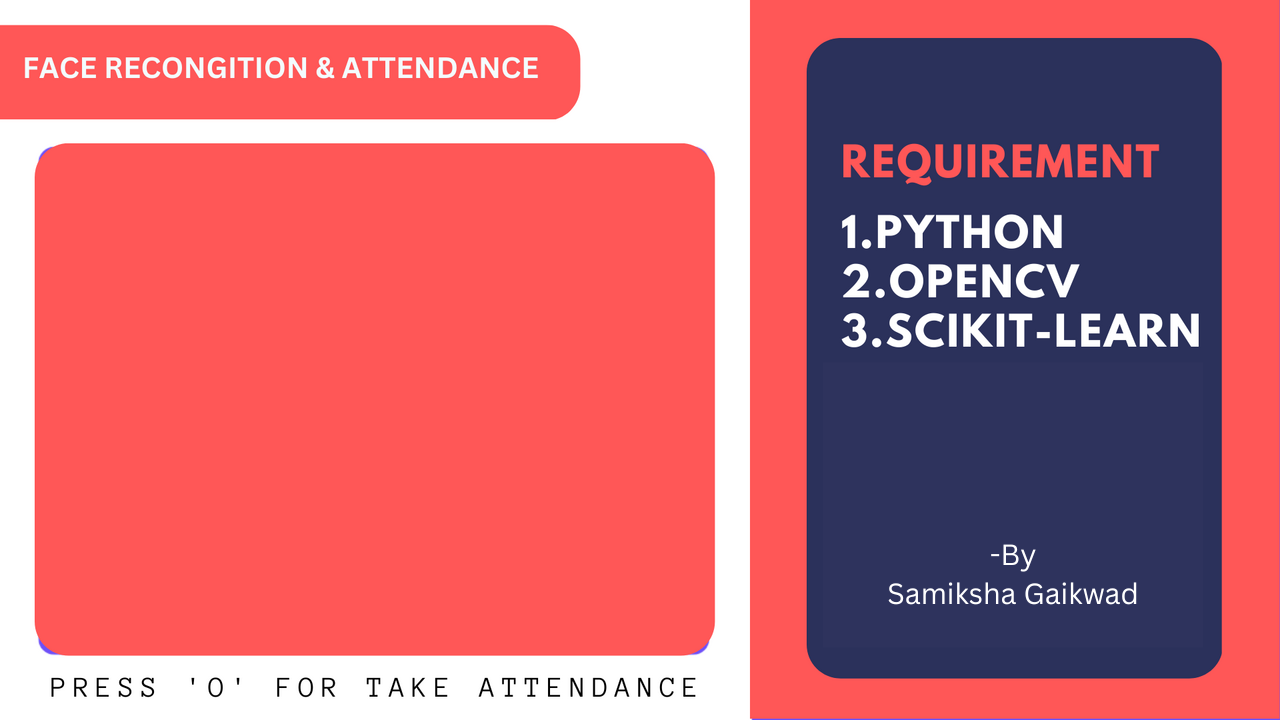
#> input picture background.png, 1280 x 720 px
$ python test.py
#> lines starting #> are read from the running program, lines starting #| are printed output that depends on the picture
from sklearn.neighbors import KNeighborsClassifier
import cv2
import pickle
import numpy as np
import os
import csv
import time
import datetime


from win32com.client import Dispatch

def speak(str1):
    speak=Dispatch(("SAPI.SpVoice"))
    speak.Speak(str1)

video = cv2.VideoCapture(0)

facedetect = cv2.CascadeClassifier(r'Data/haarcascade_frontalface_default.xml')

with open('Data/names.pkl', 'rb') as f:
#> (reads Data/names.pkl from the repository)
        LABELS = pickle.load(f)

with open('Data/faces_data.pkl', 'rb') as f:
#> (reads Data/faces_data.pkl from the repository)
        FACES = pickle.load(f)

# Convert to numpy arrays and match lengths
FACES = np.array(FACES)
LABELS = np.array(LABELS)
min_len = min(len(FACES), len(LABELS))
FACES = FACES[:min_len]
LABELS = LABELS[:min_len]

# Set n_neighbors based on available samples
n_neighbors = min(5, len(FACES))

IMG_SIZE = 50

knn = KNeighborsClassifier(n_neighbors=n_neighbors)
knn.fit(FACES, LABELS)


imgBackground = cv2.imread('background.png')
#> imgBackground is the input picture: shape (720, 1280, 3); mean B, G, R 116.4, 105, 198.2

COL_NAMES = ['NAME', "TIME"]


while True:
    ret, frame = video.read()
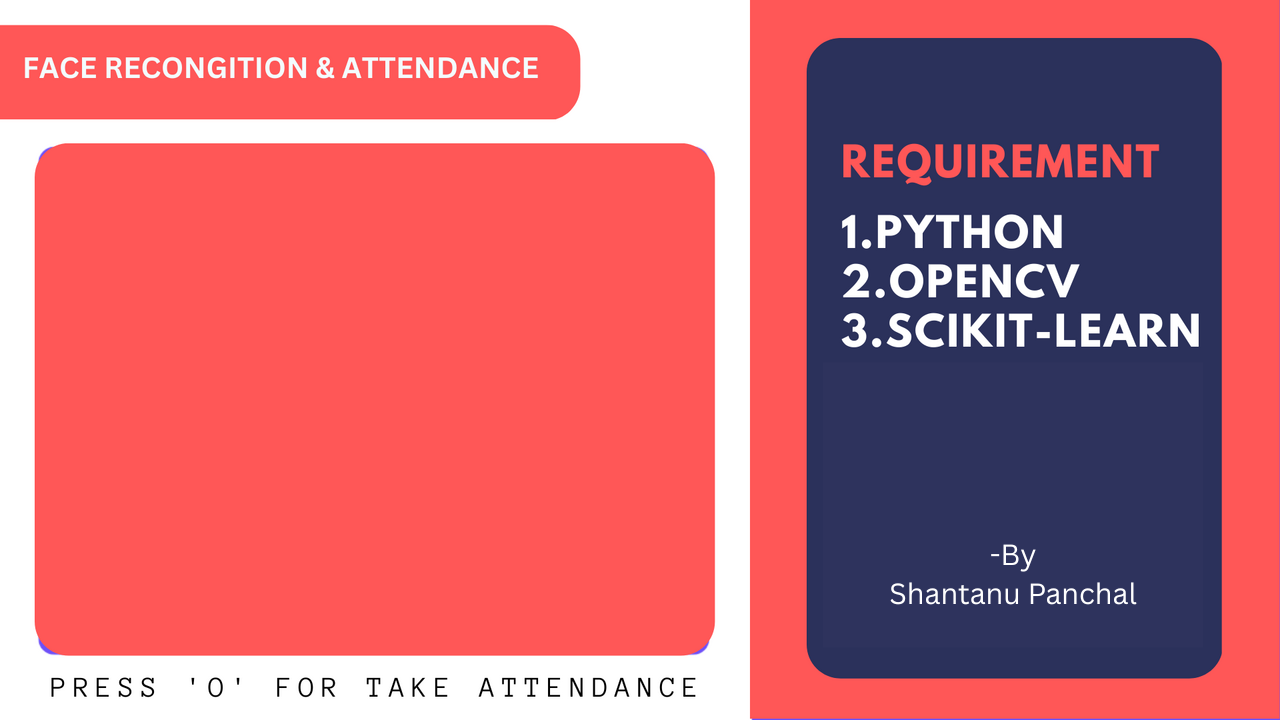
#> input picture ShantanuPanchal.png, 1280 x 720 px, given in place of the camera
#> frame is the input picture: shape (720, 1280, 3); mean B, G, R 116.4, 105, 198.1

    gray = cv2.cvtColor(frame, cv2.COLOR_BGR2GRAY)
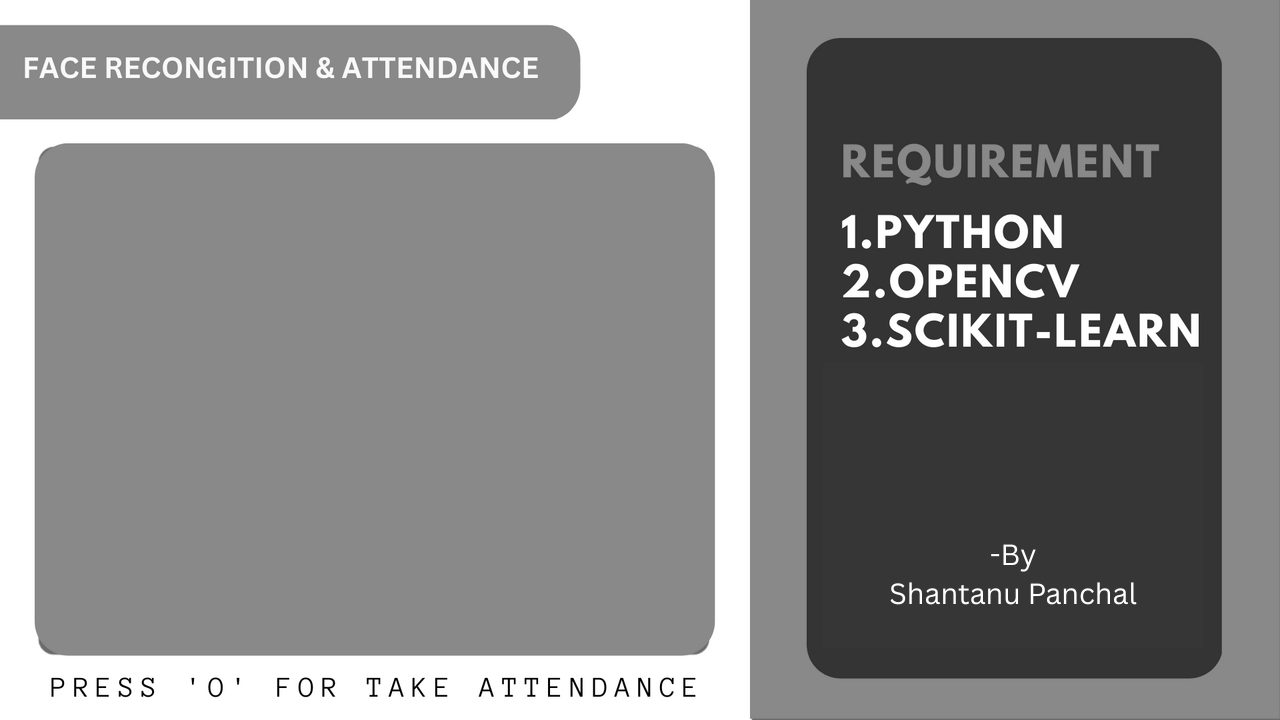
#> gray: shape (720, 1280); min 0, max 255, mean 134
    faces = facedetect.detectMultiScale(gray, 1.3, 5)
#> faces = ()

    for (x, y, w, h) in faces:
        crop_img = frame[y:y+h, x:x+w, : ]
        gray_crop = cv2.cvtColor(crop_img, cv2.COLOR_BGR2GRAY)
        resized_img = cv2.resize(gray_crop, (50, 50)).flatten().reshape(1,-1)
        output = knn.predict(resized_img)

        ts = time.time()
        date = datetime.datetime.fromtimestamp(ts).strftime("%d-%m-%Y")
        timestamp = datetime.datetime.fromtimestamp(ts).strftime("%H:%M-%S")

        exist = os.path.isfile("Attendance/Attendance_"+ date + ".csv")

        cv2.rectangle(frame, (x,y), (x+w, y+h), (0,0,255), 1)
        cv2.rectangle(frame,(x,y),(x+w,y+h),(50,50,255),2)
        cv2.rectangle(frame,(x,y-40),(x+w,y),(50,50,255),-1)
        cv2.putText(frame, str(output[0]), (x,y-15), cv2.FONT_HERSHEY_COMPLEX, 1, (255,255,255), 1)
        cv2.rectangle(frame, (x, y), (x+w, y+h), (50, 50, 255), 1)
        attendance = [str(output[0]), str(timestamp)]
#> this loop made 0 passes
#> (the run stopped early here; a loop or call above may not have finished)
